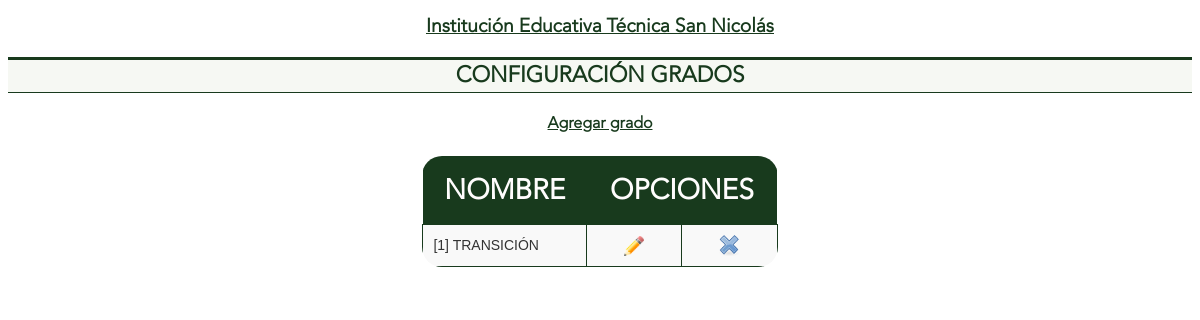
Screenshot of /administrador/grados.php (signed in) with the database file from the repository.
### tables this page shows
CREATE TABLE IF NOT EXISTS `general` (
  `id` int(11) NOT NULL AUTO_INCREMENT,
  `institucion` varchar(100) NOT NULL,
  `descripcion` varchar(100) NOT NULL,
  `activo` varchar(1) NOT NULL,
  `clave` varchar(1) NOT NULL,
  PRIMARY KEY (`id`)
);

CREATE TABLE IF NOT EXISTS `grados` (
  `id` int(11) NOT NULL AUTO_INCREMENT,
  `grado` varchar(15) NOT NULL,
  PRIMARY KEY (`id`)
);

### administrador/grados.php (the view, shortened to what this page needs)
<?php
$link=conectarse();
$estado=mysqli_query($link, "select * from general");
$leer= mysqli_fetch_array($estado);
if(isset($_COOKIE['VotaDatAdmin'])) {
	echo '<!DOCTYPE html PUBLIC "-//W3C//DTD XHTML 1.0 Transitional//EN" "http://www.w3.org/TR/xhtml1/DTD/xhtml1-transitional.dtd">';
	echo '<html>';
	echo '<head>	<meta charset="UTF-8"><link rel="icon" href="./../iconos/EscudoColegio.png" type="image/png">
';
	echo '<link href="../estilo.css
" rel="stylesheet" type="text/css" />';
	echo '</head>';
	echo '<body>';
	echo '<h1>'.$leer['institucion'].'</h1>';
	echo '<h2>CONFIGURACIÓN GRADOS</h2>';
	echo '<div align="center">';
	if((isset($_GET['agrega']))and($_GET['agrega']=="ok")) {
		echo '<form name="addgrado" action="grados.php" method="post">';
	        echo '<table>';
	        echo '<tr>';
	        echo '<td style="text-align:right;"><label for="nombre_grado">';
	        echo '<strong>Nombre del grado:</strong>';
	        echo '</label></td>';
	        echo '<td><input type="text" name="nombre_grado" size="30" maxlength="50" title="Escriba el nombre del grado" />';
	        echo '</td></tr>';
	        echo '<tr><td class="cen" colspan="2"><input type="submit" name="envia_grado" value="Guardar" title="Agregar grado" />&nbsp&nbsp&nbsp&nbsp';
		echo '<input type="button" name="Cancel" value="Cancelar" onclick="window.location =\'grados.php\' "/></td></tr>';
		echo '</form></table>';
	}
	else {
		echo '<div class=cen>';
		echo '<strong><a href="grados.php?agrega=ok" title="Agregar grado">Agregar grado</a></strong>';
		echo '</div>';
	}
	echo '<br /><table>';
	echo '<thead><tr><th>NOMBRE</th><th colspan="2">OPCIONES</th></tr></thead>';
	$resp=mysqli_query($link, sprintf("select * from grados order by id"));
	while($row = mysqli_fetch_array($resp)) {
			echo '<tr>';
			echo '<td>['.$row['id'].'] '.$row['grado'].'</td>';
			echo '<td class="cen"><a href="grados.php?id='.md5($row['id']).'&editar=ok" title="Editar grado"><img src="../iconos/lapiz.png" border="0" width="20px" border="0" alt="Editar" /></a></td>';
			echo '<td class="cen"><a href="grados.php?id='.md5($row['id']).'&elimina=0" title="Borrar grado"><img src="../iconos/delete.png" border="0" alt="Borrar" /></a></td></tr>';
	}
	echo '</table><br />';
	echo '</div>';
	echo '</body>';
	echo '</html>';
}
else {
	include_once("encabezado.html");
      	echo '<table>';
        echo '<tr><td class="cen"><strong>Su sesión ha finalizado, por favor vuelva a ingresar al sistema</strong></td></tr>';
        echo '</table></div></body></html>';
}
?>

### estilo.css (style rules this page uses)
* { font-family: Avenir; }
a:link, a:visited { color: #183a1d; font-family: Avenir; }
h1 { color: #183a1d; font-size: 1em; font-family: Avenir; text-decoration: underline; text-align: center; font-size: larger; }
h2 { color: #183a1d; text-align: center; font-size: 1.4em; border-top: 3px solid #183a1d; border-bottom: 1px solid #183a1d; background-color: #F6F8F3; padding: 0 20px 2px 20px; font-family: Avenir; }
table { margin: 0 auto; text-align: left; width: 30%; border-collapse: collapse; border: none; border-radius: 20px; overflow: hidden; }
thead th { background-color: #183a1d; color: #fffdfd; font-size: 28px; font-weight: bold; padding: 15px 10px; text-align: center; }
tbody tr:nth-child(odd) { background-color: #f9f9f9; }
tbody th, tbody td { font-size: 14px; font-family: 'Arial', sans-serif; color: #333; padding: 10px; border: 1px solid #183a1d; text-align: justify; }
.cen { text-align: center; transition: all 0.3s ease-in; }
tbody th, td { font-size: 0.8em; line-height: 1.4em; font-family: Avenir; color: #000; padding: 10px 7px; border-top: 1px solid #ffc400bb; border-right: 1px solid #DDDDDD; text-align: justify; }
:root { accent-color: #183a1d; }

### rows the page displays
general: institucion "Institución Educativa Técnica San Nicolás"
grados: id "1", grado "TRANSICIÓN"
